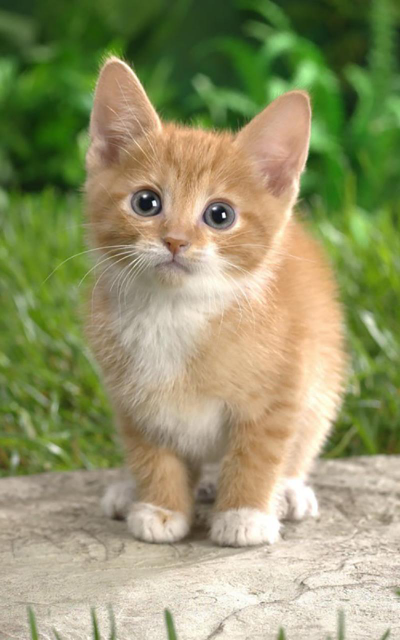
#> input picture colorextraction/cat.bmp, 800 x 1280 px, found by its file name (shown at 1/2 size)
$ python ConversionBGRtoHSV.py
#> lines starting #> are read from the running program, lines starting #| are printed output that depends on the picture; after the words box and inside, x2 and y2 are one past the last pixel; in counts of white or black regions, pixels touching at a corner belong together
import cv2
import numpy as np
import time
import matplotlib.pylab as plt
import matplotlib.image as mping


HUE_DEGREE = 512
# BGR 이미지 불러오기
bgr_image = cv2.imread('cat.bmp')
#> bgr_image is the input picture: shape (1280, 800, 3); mean B, G, R 107, 149.4, 148.1

height, width, channel = bgr_image.shape
#> height = 1280; width = 800; channel = 3


np.seterr(divide='ignore', invalid='ignore')

## 처리속도 측정
start = time.time()

# https://www.geeksforgeeks.org/program-change-rgb-color-model-hsv-color-model/
def bgr2hsv(bgr):
    r = bgr[:,:,2]/255.0
    g = bgr[:,:,1]/255.0
    b = bgr[:,:,0]/255.0
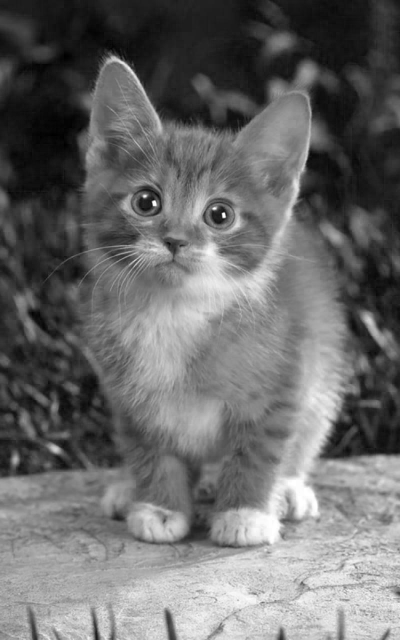
#> b: shape (1280, 800) float64 (shown at 1/2 size); min 0, max 1, mean 0.419

    cmax = np.maximum(np.maximum(r,g), b)
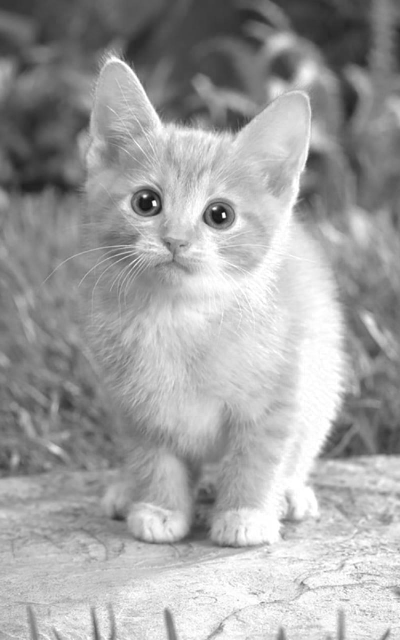
#> cmax: shape (1280, 800) float64 (shown at 1/2 size); min 0.0392, max 1, mean 0.635
    cmin = np.minimum(np.minimum(r,g), b)

    delta = cmax - cmin

    hue = np.zeros([height, width])
    saturation = np.zeros((height, width))
    value = np.zeros_like((height, width))
#> value = [0, 0]

    print("Working time :", time.time() - start)


    # [12 lines of commented-out code are left out]
    r_eq_cmax = cmax == r
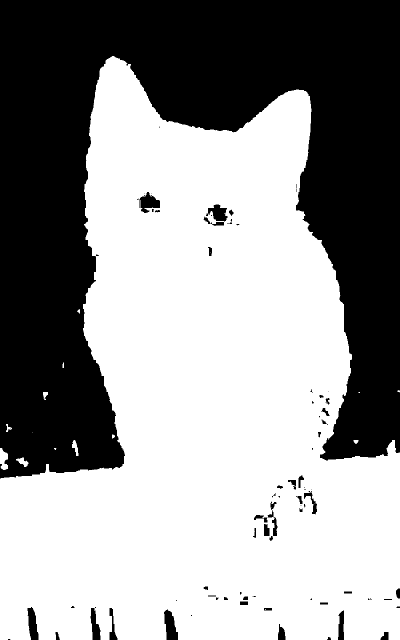
#> r_eq_cmax: shape (1280, 800) bool (shown at 1/2 size); 59% white; 89 black regions (42 under 20 px), largest, box (x1, y1, x2, y2) and area: (0, 0, 800, 957) 409749, (328, 1219, 356, 1280) 1138, (279, 384, 320, 426) 1009
    g_eq_cmax = cmax == g
#> g_eq_cmax: shape (1280, 800) bool; 41.2% white; 126 white regions (76 under 20 px), largest, box (x1, y1, x2, y2) and area: (0, 0, 800, 957) 411029, (506, 999, 558, 1082) 1567, (328, 1218, 357, 1280) 1177
    b_eq_cmax = cmax == b
#> b_eq_cmax: shape (1280, 800) bool; 0.26% white; 19 white regions (8 under 20 px), largest, box (x1, y1, x2, y2) and area: (278, 384, 320, 418) 892, (412, 409, 454, 443) 839, (538, 1036, 556, 1070) 255

    hue[r_eq_cmax] = (((g[r_eq_cmax]-b[r_eq_cmax]) /delta[r_eq_cmax]) % 6) * 30
    hue[g_eq_cmax] = (((b[g_eq_cmax]-r[g_eq_cmax]) /delta[g_eq_cmax]) + 2) * 30
    hue[b_eq_cmax] = (((r[b_eq_cmax]-g[b_eq_cmax]) /delta[b_eq_cmax]) + 4) * 30
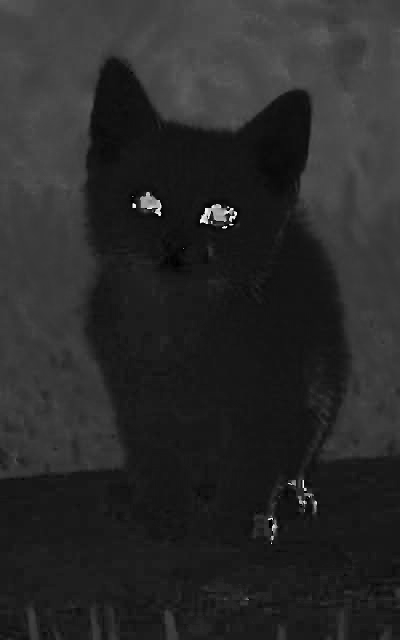
#> hue: shape (1280, 800) float64 (shown at 1/2 size); 0.04% of the values are NaN or infinite; the others: min 0, max 179.3, mean 29.41; drawn with min black, max white, NaN and infinite black

    saturation = np.where(cmax!=0, (delta / cmax) * 255, 0)
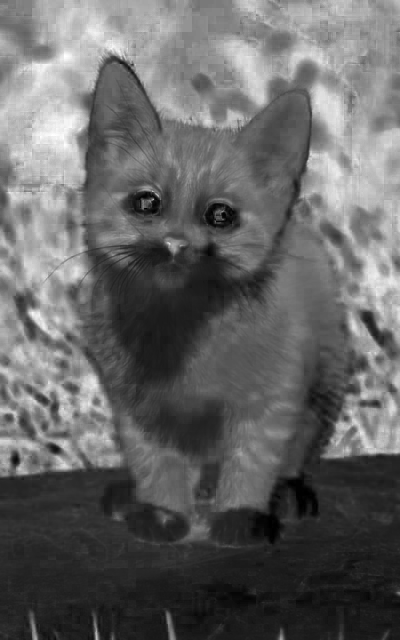
#> saturation: shape (1280, 800) float64 (shown at 1/2 size); min 0, max 255, mean 100.8
    value = cmax * 255
            # if cmax[i,j] != 0:
            #     saturation[i,j] = delta[i,j] / cmax[i,j] * 255

    ##not working :  NumPy boolean array indexing assignment requires a 0 or 1-dimensional input, input has 2 dimensions
    # saturation[cmax != 0] = delta / cmax * 255: 오른쪽 항 = 1이면 경고 안뜸 : 1차원이어야 하나......

    # print(hue_r.shape)        #1280*800
    # print((cmax == r).shape)  #1280*800
    # print((hue).shape)        #1280*800

    # hue[cmax == r] = hue_r
    # # hue[cmax == r] = (((g-b) /delta) % 6) * 30
    # hue[cmax == g] = (((b-r) /delta) + 2) * 30
    # hue[cmax == b] = (((r-g) /delta) + 4) * 30


    # hsv_image = merge_channels(hue, saturation, value)
    hsv_image = np.zeros((height, width, channel))
    hsv_image[:, :, 0] = hue
#> hsv_image: shape (1280, 800, 3) float64; 0.01% of the values are NaN or infinite; the others: min 0, max 179.3, mean 9.8
    hsv_image[:, :, 1] = saturation
#> hsv_image: shape (1280, 800, 3) float64; 0.01% of the values are NaN or infinite; the others: min 0, max 255, mean 43.4
    hsv_image[:, :, 2] = value
#> hsv_image: shape (1280, 800, 3) float64; 0.01% of the values are NaN or infinite; the others: min 0, max 255, mean 97.4
    hsv_image = hsv_image.astype(np.uint8)
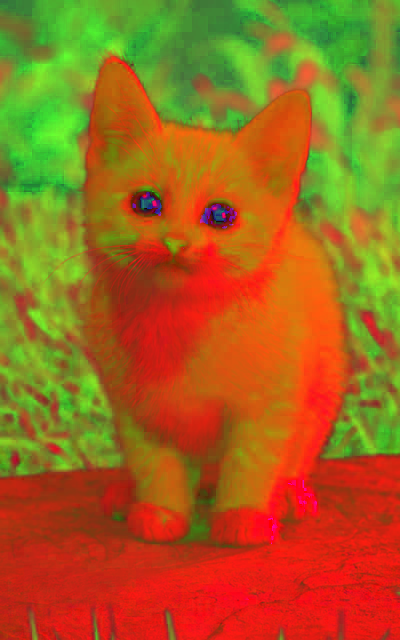
#> hsv_image: shape (1280, 800, 3) (shown at 1/2 size); mean of channels 0, 1, 2 28.9, 100.3, 162; drawn as B, G, R
    # hue = hue.astype(np.uint8)
    # saturation = saturation.astype(np.uint8)
    # value = value.astype(np.uint8)

    return hsv_image
# def merge_channels(red, green, blue):
    merged_image = []
    for r, g, b in zip(red, green, blue):
        merged_row = []
        for r_pixel, g_pixel, b_pixel in zip(r, g, b):
            pixel = [r_pixel, g_pixel, b_pixel]
            merged_row.append(pixel)
        merged_image.append(merged_row)
    return np.array(merged_image)


hsv_image = bgr2hsv(bgr_image)

print("Working time :", time.time() - start)


# YUV split
h = hsv_image[:,:,0]
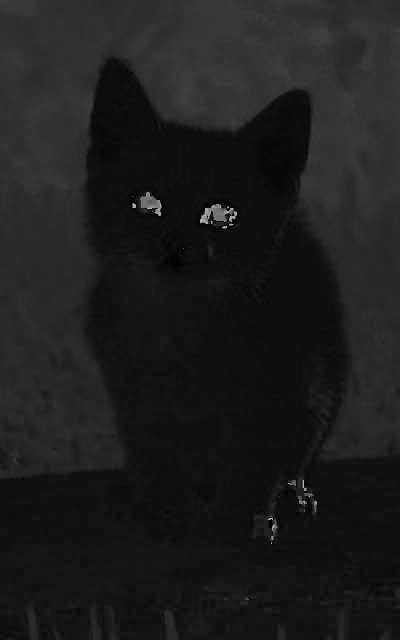
#> h: shape (1280, 800) (shown at 1/2 size); min 0, max 179, mean 28.9
s = hsv_image[:,:,1]
v = hsv_image[:,:,2]

restored_image = cv2.cvtColor(hsv_image, cv2.COLOR_HSV2RGB)
hsv_image = cv2.cvtColor(hsv_image, cv2.COLOR_BGR2RGB)


# show images : y,u,v, yuv,
plt.figure(figsize=(20, 10))
plt.subplot(2,3,1)
plt.imshow(h, cmap='gray')
plt.title('h')
plt.subplot(2,3,2)
plt.imshow(s, cmap='gray')
plt.title('s')
plt.subplot(2,3,3)
plt.imshow(v, cmap='gray')
plt.title('v')
plt.subplot(2,3,4)
plt.imshow(hsv_image)
plt.title('hsv_image')
plt.subplot(2,3,5)
plt.imshow(bgr_image)
plt.title('bgr_image')
plt.subplot(2,3,6)
plt.imshow(restored_image)
plt.title('restored_image')

plt.show()


##파일 저장
hsv_image_file_path = 'D:/colorextraction/workspace/Luminance_Color_Classification/result/hsv_image.bmp'
# goldenfile.bin 파일로 저장
with open(hsv_image_file_path, 'wb') as hsv_file:
    hsv_file.write(hsv_image.tobytes())


# def Mask(HSV, color):
#     # 범위값과 비교할 hsv 이미지 생성, 파라미터에 있는 HSV를 그냥 쓰면 원소값이 float이 아닌 int로 나옴
#     hsv = np.array(HSV).astype(np.float64)

#     # HSV 이미지의 width, height 저장
#     width, height = HSV.shape[:2]

#     # 모든 값은 원소 값이 0 인 마스크 행렬 생성
#     mask = np.zeros((width, height))

#     # hsv 값과 범위 비교
#     for i in range(width):
#         for j in range(height):
#             # H, S, V 값이 원하는 범위 안에 들어갈 경우 mask 원소 값을 1로 만든다
#             if hsv[i, j, 0] > lower[color][0] and hsv[i, j, 1] > lower[color][1] and hsv[i, j, 2] > lower[color][2] and hsv[i, j, 0] < upper[color][0] and hsv[i, j, 1] < upper[color][1] and hsv[i, j, 2] < upper[color][2]:
#                 mask[i, j] = 1

#     return mask

# def Extraction(image, mask):
#     # Object를 추출할 이미지를 생성
#     result_img = np.array(image)

#     # RGB 이미지의 width, height 저장
#     width, height = image.shape[:2]

#     # for 루프를 돌면서 mask 원소 값이 0인 인덱스는 원본 이미지도 0으로 만들어 준다.
#     for i in range(width):
#         for j in range(height):
#             if(mask[i, j] == 0):
#                 result_img[i, j, 0] = 0
#                 result_img[i, j, 1] = 0
#                 result_img[i, j, 2] = 0

#     return result_img


# if __name__ == '__main__':
#     # 마스크 색상 범위에 사용할 딕셔너리 정의
#     upper = {}
#     lower = {}

#     upper['orange'] = [100, 1, 1]
#     upper['blue'] = [300, 1, 1]
#     upper['green'] = [180, 0.7, 0.5]

#     lower['orange'] = [0, 0.7, 0.5]
#     lower['blue'] = [70, 0.7, 0.2]
#     lower['green'] = [101, 0.15, 0]

#     # 이미지 파일을 읽어온다
#     input_image = mping.imread('cat.bmp')

#     # 추출하고 싶은 색상 입력
#     input_color = input("추출하고 싶은 색상을 입력하세요 (orange, blue, green) : ")

#     # RGB to HSV 변환
#     HSV = bgr2rgb(input_image)

#     # HSV 이미지를 가지고 마스크 생성
#     mask = Mask(HSV, input_color)

#     # mask를 가지고 원본이미지를 Object 추출 이미지로 변환
#     result_image = Extraction(input_image, mask)

#     #mping.imsave("result.jpg", result_image)

#     # 이미지 보여주기
#     imgplot = plt.imshow(result_image)

#     plt.show()
#> figure, not shown here; B, G, R data is drawn as R, G, B

$ run again, with colorextraction/cloud.bmp copied over colorextraction/cat.bmp
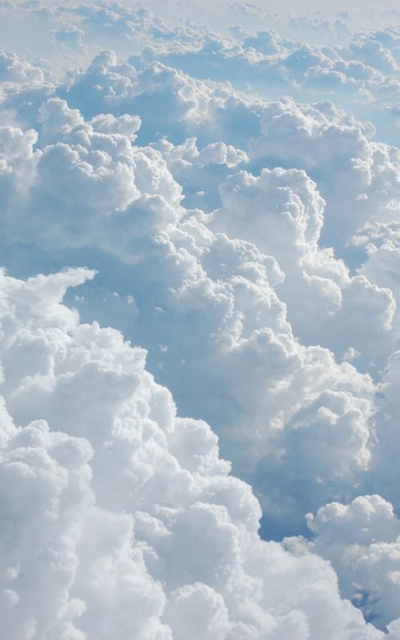
#> input picture colorextraction/cloud.bmp, 800 x 1280 px, found by its file name (shown at 1/2 size)
#> bgr_image is the input picture: shape (1280, 800, 3); mean B, G, R 199, 186.3, 170.3
#> in bgr2hsv, `r_eq_cmax = cmax == r`:
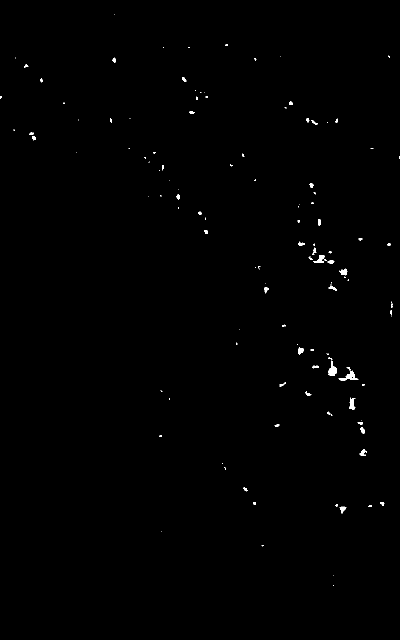
#> r_eq_cmax: shape (1280, 800) bool (shown at 1/2 size); 0.34% white; 126 white regions (78 under 20 px), largest, box (x1, y1, x2, y2) and area: (677, 734, 717, 762) 338, (657, 721, 674, 752) 280, (627, 510, 653, 526) 203
#> g_eq_cmax: shape (1280, 800) bool; 1.1% white; 345 white regions (226 under 20 px), largest, box (x1, y1, x2, y2) and area: (601, 484, 672, 534) 979, (644, 706, 674, 753) 730, (581, 681, 623, 719) 442
#> b_eq_cmax: shape (1280, 800) bool; 99.1% white; 269 black regions (187 under 20 px), largest, box (x1, y1, x2, y2) and area: (602, 484, 672, 534) 941, (647, 707, 672, 752) 591, (587, 685, 623, 718) 434
#> `h = hsv_image[:,:,0]`:
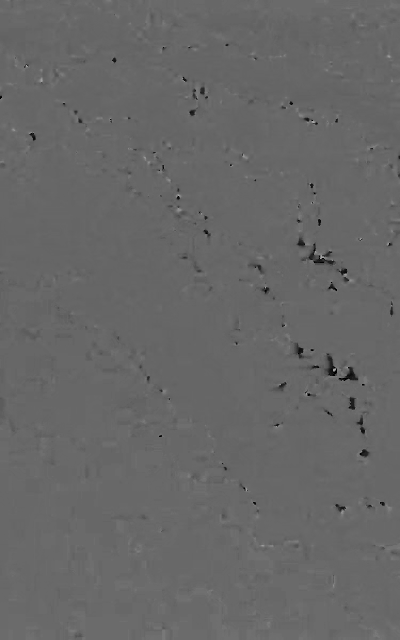
#> h: shape (1280, 800) (shown at 1/2 size); min 0, max 175, mean 102.9
